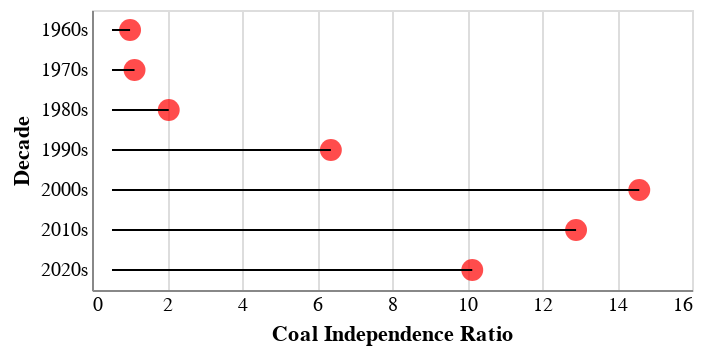

The cell this chart's notebook holds for it:
### Code cell
# Base chart
base = alt.Chart(colombia_data).encode(
    alt.Y('decade_label:O', title = 'Decade', axis = alt.Axis(
        ticks = False, labels = True)
         ),
    alt.X('coal_independence:Q')
)

# Lollipop "stick"
sticks = base.mark_rule().encode(
    alt.X('coal_independence:Q',title = "Coal Independence Ratio", axis = alt.Axis(
        ticks = False, labels = True)
         ),
    x2 = alt.value(10)
)

# Lollipop "head"
circles = base.mark_circle(
    fill = 'red',
    size = 120
).encode(
    alt.X('coal_independence:Q')
)

# Combine and set the global properties of width, height and title.

lollipop = alt.layer(circles, sticks)


# SHOW CHART
lollipop

### Figure 1 — Vega-Lite specification as saved in the notebook (floating-point values rounded to 4 significant figures)
{"config": {"view": {"continuousWidth": 300, "continuousHeight": 300}}, "layer": [{"mark": {"type": "circle", "fill": "red", "size": 120}, "encoding": {"x": {"field": "coal_independence", "type": "quantitative"}, "y": {"axis": {"labels": true, "ticks": false}, "field": "decade_label", "title": "Decade", "type": "ordinal"}}}, {"mark": {"type": "rule"}, "encoding": {"x": {"axis": {"labels": true, "ticks": false}, "field": "coal_independence", "title": "Coal Independence Ratio", "type": "quantitative"}, "x2": {"value": 10}, "y": {"axis": {"labels": true, "ticks": false}, "field": "decade_label", "title": "Decade", "type": "ordinal"}}}], "data": {"name": "data-21cedfa0e544670f836a18d9e9df2411"}, "$schema": "https://vega.github.io/schema/vega-lite/v5.20.1.json", "datasets": {"data-21cedfa0e544670f836a18d9e9df2411": [{"country": "Colombia", "decade_label": "1960s", "coal_independence": 1.015}, {"country": "Colombia", "decade_label": "1970s", "coal_independence": 1.134}, {"country": "Colombia", "decade_label": "1980s", "coal_independence": 2.047}, {"country": "Colombia", "decade_label": "1990s", "coal_independence": 6.37}, {"country": "Colombia", "decade_label": "2000s", "coal_independence": 14.59}, {"country": "Colombia", "decade_label": "2010s", "coal_independence": 12.91}, {"country": "Colombia", "decade_label": "2020s", "coal_independence": 10.14}]}}
